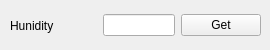
<?xml version="1.0" encoding="UTF-8"?>
<ui version="4.0">
 <class>AHT20</class>
 <widget class="QWidget" name="AHT20">
  <property name="enabled">
   <bool>true</bool>
  </property>
  <property name="geometry">
   <rect>
    <x>0</x>
    <y>0</y>
    <width>270</width>
    <height>50</height>
   </rect>
  </property>
  <property name="windowTitle">
   <string>AHT20</string>
  </property>
  <widget class="QWidget" name="horizontalLayoutWidget_2">
   <property name="geometry">
    <rect>
     <x>10</x>
     <y>10</y>
     <width>251</width>
     <height>31</height>
    </rect>
   </property>
   <layout class="QHBoxLayout" name="horizontalLayout_2">
    <item>
     <widget class="QLabel" name="label_2">
      <property name="text">
       <string>Hunidity</string>
      </property>
     </widget>
    </item>
    <item>
     <spacer name="horizontalSpacer">
      <property name="orientation">
       <enum>Qt::Horizontal</enum>
      </property>
      <property name="sizeHint" stdset="0">
       <size>
        <width>80</width>
        <height>20</height>
       </size>
      </property>
     </spacer>
    </item>
    <item>
     <widget class="QLineEdit" name="lineEdit_2"/>
    </item>
    <item>
     <widget class="QPushButton" name="pushButton_2">
      <property name="text">
       <string>Get</string>
      </property>
     </widget>
    </item>
   </layout>
  </widget>
 </widget>
 <resources/>
 <connections/>
</ui>
